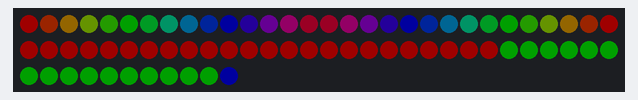
This sketch was run on a simulated Arduino Uno, built with avr-gcc and run on an emulated ATmega328P. On the bench: 71 RGB LEDs in strip order, left to right, continuing on the next row. Dim RGB values are drawn brighter than linear.

Above: at 0.01 s.
At 2.6 s:
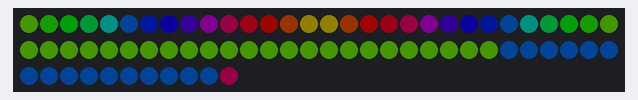
At 5.33 s:
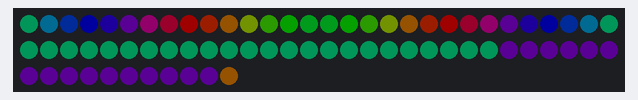
At 7.91 s:
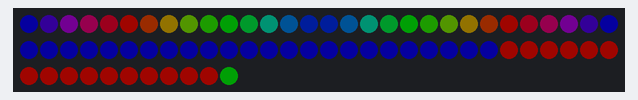
At 9.41 s:
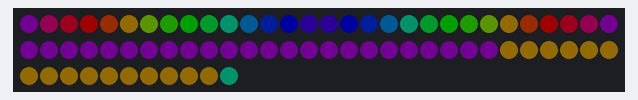
At 10.64 s:
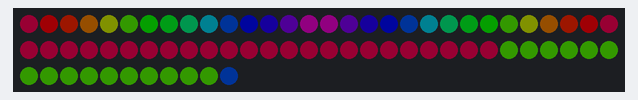

Measured:
- by itself, everything shown: repeats every 11.6 s, in 256 steps

The sketch:

bigbackpack.ino
```cpp
#include <Adafruit_NeoPixel.h>
#ifdef __AVR__
  #include <avr/power.h>
#endif

#define PIN 6

Adafruit_NeoPixel strip = Adafruit_NeoPixel(71, PIN, NEO_GRB + NEO_KHZ800);

void setup() {
  strip.begin();
  strip.setBrightness(32);
  strip.show();
}

void loop() {
  rainbowCycle(40);
}

void rainbowCycle(uint8_t wait) {
  uint16_t a, b, c, i, j;
  uint16_t stripPixels = 15;

  for(j = 0; j < 256; j++) {
    for(i = 0; i < stripPixels; i++) {
      strip.setPixelColor(i, Wheel(((i * 256 / stripPixels) + j) & 255));
      strip.setPixelColor((stripPixels * 2) - 1 - i, Wheel(((i * 256 / stripPixels) + j) & 255));

      if(i == 0) {
        for(a = 30; a < 54; a++) {
          strip.setPixelColor(a, Wheel(((i * 256 / stripPixels) + j) & 255));
        }
      }

      if(i == 5) {
        for(b = 54; b < 70; b++) {
          strip.setPixelColor(b, Wheel(((i * 256 / stripPixels) + j) & 255));
        }
      }

      if(i == 10) {
        for(c = 70; c < 71; c++) {
          strip.setPixelColor(c, Wheel(((i * 256 / stripPixels) + j) & 255));
        }
      }

      //strip.setPixelColor(i + (pixels * 2), Wheel((int)(pow(i,2)+j) & 255));
      //strip.setPixelColor(strip.numPixels() - 1 - i, Wheel((int)(pow(i,2)+j) & 255));
    }
    strip.show();
    delay(wait);
  }
}

// Input a value 0 to 255 to get a color value.
// The colours are a transition r - g - b - back to r.
uint32_t Wheel(byte WheelPos) {
  WheelPos = 255 - WheelPos;
  if(WheelPos < 85) {
    return strip.Color(255 - WheelPos * 3, 0, WheelPos * 3);
  }
  if(WheelPos < 170) {
    WheelPos -= 85;
    return strip.Color(0, WheelPos * 3, 255 - WheelPos * 3);
  }
  WheelPos -= 170;
  return strip.Color(WheelPos * 3, 255 - WheelPos * 3, 0);
}
```
